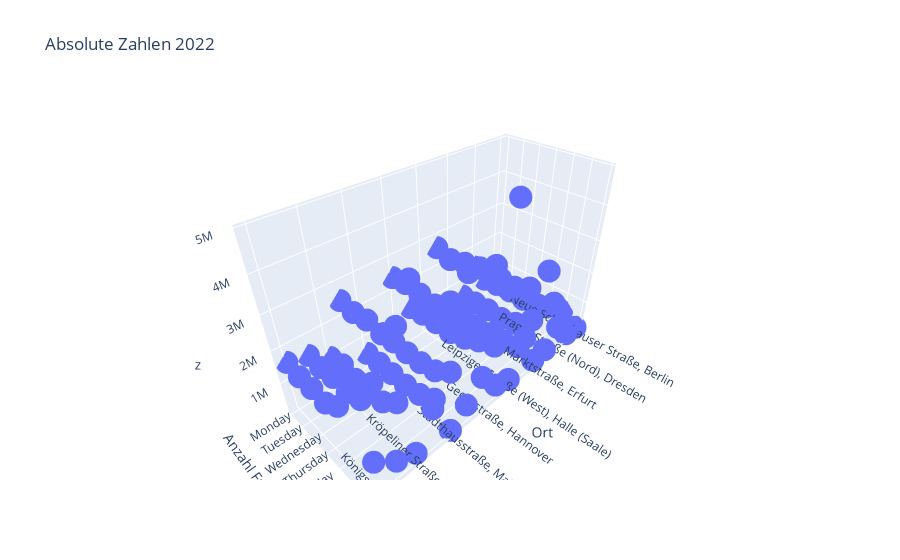

The notebook cell saved with this chart:
### Code cell
# Location mit Fußgänger auf Wochen

weeklyPed2022 = sumOfYearPerWeekday(data, 2022)
fig2 = px.scatter_3d(weeklyPed2022, x=[x[0] for x in weeklyPed2022], y=[y[1] for y in weeklyPed2022], z=[z[2] for z in weeklyPed2022], title='Absolute Zahlen 2022', labels={'x' : 'Ort', 'y' : 'Anzahl Fußübergänger'})
fig2.show()

### Figure 1 — Plotly figure (JSON) as saved in the notebook; plotly's stock layout.template omitted (floating-point values rounded to 4 significant figures)
{"data": [{"hovertemplate": "Ort=%{x}<br>Anzahl Fußübergänger=%{y}<br>z=%{z}<extra></extra>", "legendgroup": "", "marker": {"color": "#636efa", "symbol": "circle"}, "mode": "markers", "name": "", "scene": "scene", "showlegend": false, "type": "scatter3d", "x": ["Neue Schönhauser Straße, Berlin", "Neue Schönhauser Straße, Berlin", "Neue Schönhauser Straße, Berlin", "Neue Schönhauser Straße, Berlin", "Neue Schönhauser Straße, Berlin", "Neue Schönhauser Straße, Berlin", "Neue Schönhauser Straße, Berlin", "Obernstraße, Bremen", "Obernstraße, Bremen", "Obernstraße, Bremen", "Obernstraße, Bremen", "Obernstraße, Bremen", "Obernstraße, Bremen", "Obernstraße, Bremen", "Prager Straße (Nord), Dresden", "Prager Straße (Nord), Dresden", "Prager Straße (Nord), Dresden", "Prager Straße (Nord), Dresden", "Prager Straße (Nord), Dresden", "Prager Straße (Nord), Dresden", "Prager Straße (Nord), Dresden", "Königsallee Ostseite (Süd), Düsseldorf", "Königsallee Ostseite (Süd), Düsseldorf", "Königsallee Ostseite (Süd), Düsseldorf", "Königsallee Ostseite (Süd), Düsseldorf", "Königsallee Ostseite (Süd), Düsseldorf", "Königsallee Ostseite (Süd), Düsseldorf", "Königsallee Ostseite (Süd), Düsseldorf", "Marktstraße, Erfurt", "Marktstraße, Erfurt", "Marktstraße, Erfurt", "Marktstraße, Erfurt", "Marktstraße, Erfurt", "Marktstraße, Erfurt", "Marktstraße, Erfurt", "Zeil (Mitte), Frankfurt a.M.", "Zeil (Mitte), Frankfurt a.M.", "Zeil (Mitte), Frankfurt a.M.", "Zeil (Mitte), Frankfurt a.M.", "Zeil (Mitte), Frankfurt a.M.", "Zeil (Mitte), Frankfurt a.M.", "Zeil (Mitte), Frankfurt a.M.", "Leipziger Straße (West), Halle (Saale)", "Leipziger Straße (West), Halle (Saale)", "Leipziger Straße (West), Halle (Saale)", "Leipziger Straße (West), Halle (Saale)", "Leipziger Straße (West), Halle (Saale)", "Leipziger Straße (West), Halle (Saale)", "Leipziger Straße (West), Halle (Saale)", "Jungfernstieg, Hamburg", "Jungfernstieg, Hamburg", "Jungfernstieg, Hamburg", "Jungfernstieg, Hamburg", "Jungfernstieg, Hamburg", "Jungfernstieg, Hamburg", "Jungfernstieg, Hamburg", "Georgstraße, Hannover", "Georgstraße, Hannover", "Georgstraße, Hannover", "Georgstraße, Hannover", "Georgstraße, Hannover", "Georgstraße, Hannover", "Georgstraße, Hannover", "Holstenstraße (Mitte), Kiel", "Holstenstraße (Mitte), Kiel", "Holstenstraße (Mitte), Kiel", "Holstenstraße (Mitte), Kiel", "Holstenstraße (Mitte), Kiel", "Holstenstraße (Mitte), Kiel", "Holstenstraße (Mitte), Kiel", "Stadthausstraße, Mainz", "Stadthausstraße, Mainz", "Stadthausstraße, Mainz", "Stadthausstraße, Mainz", "Stadthausstraße, Mainz", "Stadthausstraße, Mainz", "Stadthausstraße, Mainz", "Kaufingerstraße, München", "Kaufingerstraße, München", "Kaufingerstraße, München", "Kaufingerstraße, München", "Kaufingerstraße, München", "Kaufingerstraße, München", "Kaufingerstraße, München", "Kröpeliner Straße (West), Rostock", "Kröpeliner Straße (West), Rostock", "Kröpeliner Straße (West), Rostock", "Kröpeliner Straße (West), Rostock", "Kröpeliner Straße (West), Rostock", "Kröpeliner Straße (West), Rostock", "Kröpeliner Straße (West), Rostock", "Bahnhofstraße (Mitte), Saarbrücken", "Bahnhofstraße (Mitte), Saarbrücken", "Bahnhofstraße (Mitte), Saarbrücken", "Bahnhofstraße (Mitte), Saarbrücken", "Bahnhofstraße (Mitte), Saarbrücken", "Bahnhofstraße (Mitte), Saarbrücken", "Bahnhofstraße (Mitte), Saarbrücken", "Königstraße (Mitte), Stuttgart", "Königstraße (Mitte), Stuttgart", "Königstraße (Mitte), Stuttgart", "Königstraße (Mitte), Stuttgart", "Königstraße (Mitte), Stuttgart", "Königstraße (Mitte), Stuttgart", "Königstraße (Mitte), Stuttgart"], "y": ["Monday", "Tuesday", "Wednesday", "Thursday", "Friday", "Saturday", "Sunday", "Monday", "Tuesday", "Wednesday", "Thursday", "Friday", "Saturday", "Sunday", "Monday", "Tuesday", "Wednesday", "Thursday", "Friday", "Saturday", "Sunday", "Monday", "Tuesday", "Wednesday", "Thursday", "Friday", "Saturday", "Sunday", "Monday", "Tuesday", "Wednesday", "Thursday", "Friday", "Saturday", "Sunday", "Monday", "Tuesday", "Wednesday", "Thursday", "Friday", "Saturday", "Sunday", "Monday", "Tuesday", "Wednesday", "Thursday", "Friday", "Saturday", "Sunday", "Monday", "Tuesday", "Wednesday", "Thursday", "Friday", "Saturday", "Sunday", "Monday", "Tuesday", "Wednesday", "Thursday", "Friday", "Saturday", "Sunday", "Monday", "Tuesday", "Wednesday", "Thursday", "Friday", "Saturday", "Sunday", "Monday", "Tuesday", "Wednesday", "Thursday", "Friday", "Saturday", "Sunday", "Monday", "Tuesday", "Wednesday", "Thursday", "Friday", "Saturday", "Sunday", "Monday", "Tuesday", "Wednesday", "Thursday", "Friday", "Saturday", "Sunday", "Monday", "Tuesday", "Wednesday", "Thursday", "Friday", "Saturday", "Sunday", "Monday", "Tuesday", "Wednesday", "Thursday", "Friday", "Saturday", "Sunday"], "z": [304035, 297457, 301900, 301091, 348506, 485000, 153700, 628846, 672585, 684133, 635316, 698738, 1041248, 214668, 1320913, 1371133, 1380877, 1336358, 1565967, 2360378, 759884, 495819, 501581, 518141, 486798, 606599, 1015355, 274929, 240458, 199431, 207678, 221498, 266061, 390591, 231054, 2637782, 2485824, 2602320, 2694566, 2997342, 4908076, 1349387, 884109, 914922, 894249, 847515, 920676, 1075060, 273630, 1164376, 1223177, 1230362, 1204190, 1335048, 1845242, 460254, 2401780, 2471222, 2415484, 2366144, 2729963, 3746944, 1105568, 861497, 887636, 849910, 859311, 948636, 1277462, 588862, 484716, 483744, 480140, 458359, 534377, 786905, 149361, 2493581, 2426881, 2506406, 2422572, 2939991, 4330325, 1326533, 1034291, 1093572, 1047050, 1019000, 1115186, 1510599, 330231, 1448290, 1423111, 1485015, 1405646, 1605248, 2477724, 589614, 1582657, 1505212, 1534329, 1502002, 1829994, 3313623, 1093335]}], "layout": {"legend": {"tracegroupgap": 0}, "scene": {"domain": {"x": [0, 1], "y": [0, 1]}, "xaxis": {"title": {"text": "Ort"}}, "yaxis": {"title": {"text": "Anzahl Fußübergänger"}}, "zaxis": {"title": {"text": "z"}}}, "title": {"text": "Absolute Zahlen 2022"}}}
